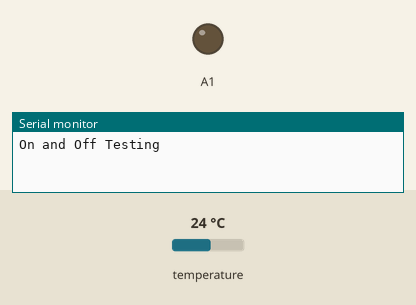
This sketch was run on a simulated Arduino Uno, built with avr-gcc and run on an emulated ATmega328P. On the bench: output pins drawn as LEDs (lit = HIGH), the last lines printed to the serial monitor. The inputs (shaded band) are chosen by the test bench; at power-on: temperature 24 °C.

Above: at 0.1 s.
At 0.8 s:
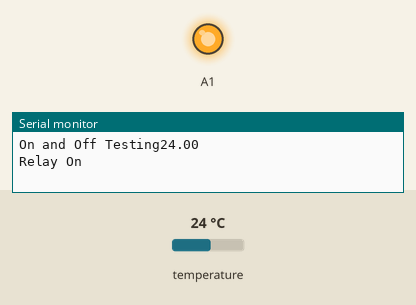
Timing chart, 0 to 2.3 s (numbered marks = the images above):
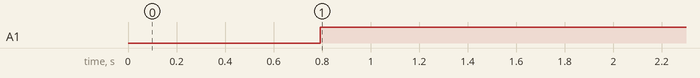

The sketch:

RelaySwitchTempTest.ino
```cpp
#include <OneWire.h>
#include <DallasTemperature.h>
#define ONE_WIRE_BUS A0
float Celsius = 0;
OneWire oneWire(ONE_WIRE_BUS);
DallasTemperature sensors(&oneWire);

void setup() {
  pinMode(A1, OUTPUT);
  Serial.begin(9600);
  Serial.print("On and Off Testing");
  sensors.begin();
  digitalWrite(13, HIGH);
}

void loop() {
  sensors.requestTemperatures();
  Celsius = sensors.getTempCByIndex(0);
  Serial.println(sensors.getTempCByIndex(0));
  if(Celsius <= 60){
    digitalWrite(A1, HIGH);
    Serial.println("Relay On");
  }
  else{
    digitalWrite(A1, LOW);
    Serial.println("Relay Off");
  }
  delay(100);
}
```

Measured:
- by itself, A1: LOW → HIGH at 0.79 s
